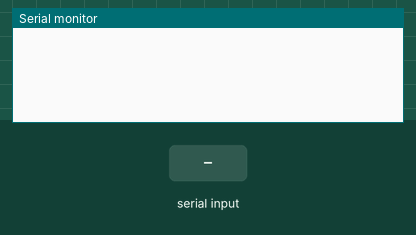
This sketch was run on a simulated Arduino Uno, built with avr-gcc and run on an emulated ATmega328P. Shown: the last lines printed to the serial monitor. Inputs (shaded band) come from the test bench.

Above: at 1.2 s.
1.3 s: "1\n" received over Serial
At 2.5 s:
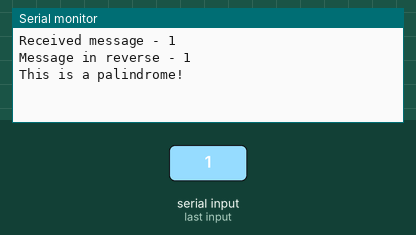
2.8 s: "0\n" received over Serial
At 4.0 s:
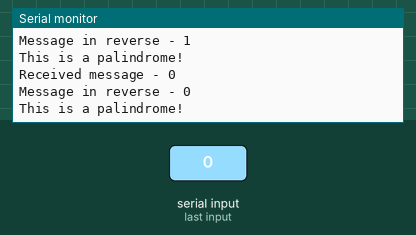
4.3 s: "2\n" received over Serial
At 5.1 s:
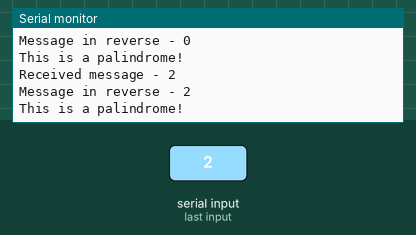

Measured:
- after the input at 1.3 s, the serial monitor: prints a new line at once (image 1)
- after the input at 2.8 s, the serial monitor: prints a new line at once (image 2)
- after the input at 4.3 s, the serial monitor: prints a new line at once (image 3)

The sketch:

StackLinkedListPalindrome.ino
```cpp
#include "stack.h"
struct Node* head;
bool stackExist = false, messageReceived = false;

struct Node
{
  struct Node* linkPointer;
  char data;
};

void setup() {
  Serial.begin(9600);
}

void loop() {
  while (Serial.available())
  {
    stack_create();
    char c = Serial.read();
    if (c != '\n' || c != '\r')
      stack_push(c);
    delay(5);
    messageReceived = true;
  }

  if (messageReceived)
  {
    String reversedMessage = dataInStack();
    reversedMessage.trim();
    stack_destroy();

    String message = "";
    for (int i = reversedMessage.length() - 1; i >= 0; i--)
    {
      message += reversedMessage[i];
    }
    Serial.println("Received message - " + message);
    Serial.println("Message in reverse - " + reversedMessage);
    if (message == reversedMessage)
    {
      Serial.println("This is a palindrome!");
    }
    else
    {
      Serial.println("Sorry, but this is not a palindrome :(");
    }
    messageReceived = false;
  }
}

int stack_create(void)
{
  stackExist = true;
}

void stack_destroy(void)
{
  struct Node* transitionNode = new Node();
  while (1)
  {
    if (head == NULL)
    {
      break;
    }
    else
    {
      transitionNode = head;
      head = head->linkPointer;
      transitionNode->linkPointer = NULL;
    }
  }
  free(transitionNode);
  stackExist = false;
}

int stack_push(char elem)
{
  if (!stackExist)
  {
    Serial.println("Please call stack_create() first. Stack is nonexistent.");
    return -1;
  }
  struct Node* transitionNode = new Node();
  if (sizeof(transitionNode) != sizeof(struct Node*))
  {
    Serial.println("Not enough memory, will create a Stack overflow");
    return -1;
  }
  transitionNode->data = elem;
  transitionNode->linkPointer = head;
  head = transitionNode;
  return 0;
}

int stack_pop(char *elem)
{
  if (!stackExist)
  {
    Serial.println("Please call stack_create() first. Stack is nonexistent.");
    return -1;
  }
  struct Node* transitionNode = new Node();

  if (head == NULL)
  {
    Serial.println("No elements in Stack.");
    return -1;
  }
  else
  {
    transitionNode = head;
    *elem = transitionNode->data;
    head = head->linkPointer;
    transitionNode->linkPointer = NULL;
    free(transitionNode);
    return 0;
  }
}

int stack_top(char *elem)
{
  if (!stackExist)
  {
    Serial.println("Please call stack_create() first. Stack is nonexistent.");
    return -1;
  }
  if (!head == NULL)
  {
    *elem = head->data;
    return 0;
  }
  else
  {
    Serial.println("Stack is empty");
    return -1;
  }
}

String dataInStack()
{
  String messageReversed = "";
  struct Node* transitionNode;
  if (head != NULL)
  {
    transitionNode = head;
    while (transitionNode != NULL)
    {
      messageReversed += transitionNode->data;
      transitionNode = transitionNode->linkPointer;
    }
    messageReversed.trim();
  }
  return messageReversed;
}
```

stack.h
```cpp
#ifndef __STACK_H__
#define __STACK_H__

/*
   Creates new stack. Returns 0 on success
*/
int stack_create(void);

/*
   Destroys the stack.
*/
void stack_destroy(void);

/*
   Pushes a new element on the stack
   returns 0 on success
   returns -1 on error
*/
int stack_push(char elem);

/*
   Pops an element from the stack
   returns 0 on success
   returns -1 on error or empty
*/
int stack_pop(char *elem);

/*
   Shows the top an element of the stack
   returns 0 on success
   returns -1 on error or empty
*/
int stack_top(char *elem);

/*
   Returns everything in the stack as a String
*/
String dataInStack();

#endif
```
